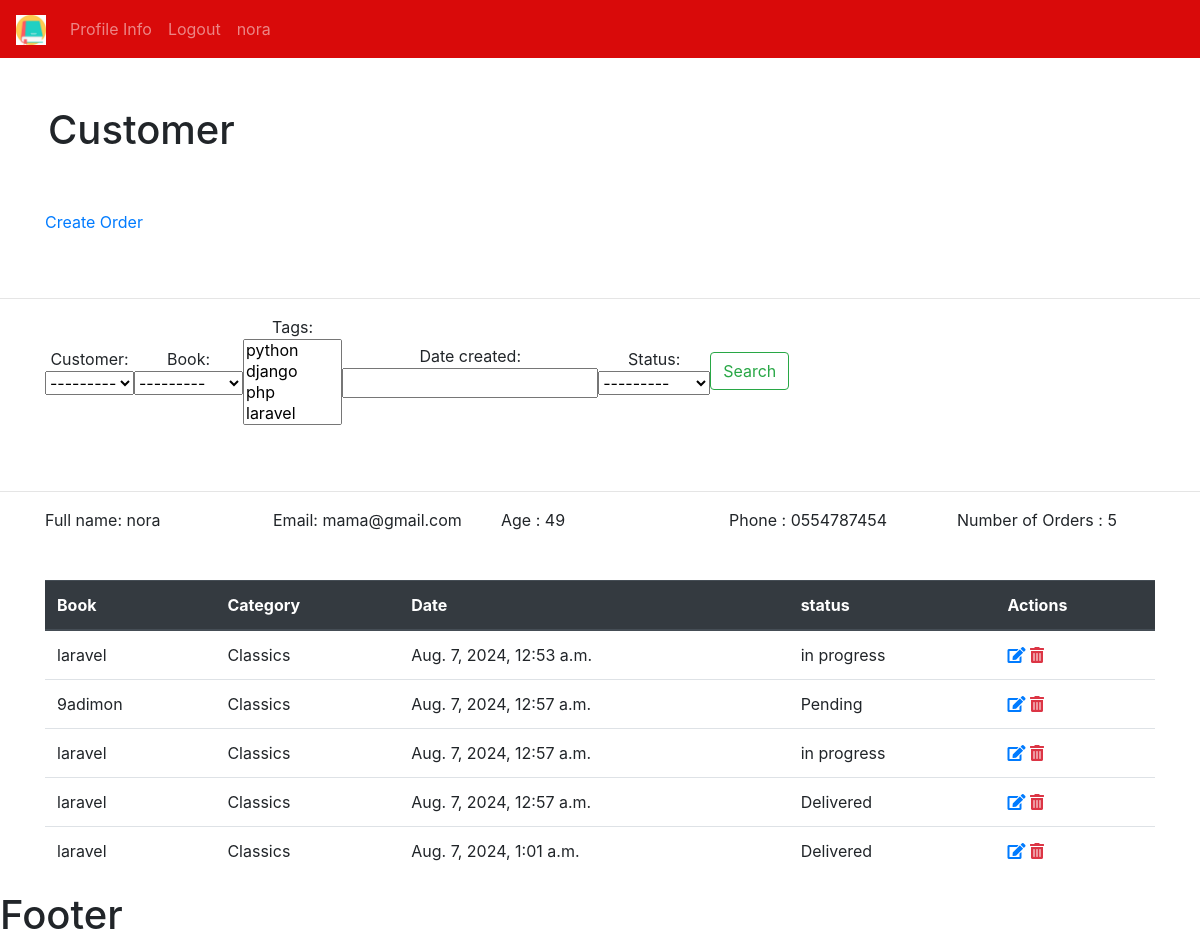
Screenshot of /customer/2/ (signed in) with the database file from the repository.
### bookstore/models.py (models this page shows, shortened)
class Customer(models.Model):
    user = models.OneToOneField(User,null=True, on_delete=models.CASCADE)
    name = models.CharField(max_length=190, null=True)
    email = models.CharField(max_length=190, null=True)
    phone = models.CharField(max_length=190, null=True)
    age = models.CharField(max_length=190, null=True)
    avatar = models.ImageField(blank=True, null=True, default="preson.png")
    date_created = models.DateTimeField(auto_now_add=True, null=True)
    def __str__(self):
        return self.name

class Order(models.Model):
    STATUS= (
        ('Pending','Pending'),
        ('Delivered','Delivered'),
        ('in progress','in progress'),
        ('out of order','out of order')
    )
    customer = models.ForeignKey(Customer, null=True, on_delete=models.SET_NULL)
    book = models.ForeignKey(Book, null=True, on_delete=models.SET_NULL)
    tags = models.ManyToManyField(Tag)
    date_created = models.DateTimeField(auto_now_add=True, null=True)
    status =  models.CharField(max_length=200, null=True,choices=STATUS)

class Book(models.Model):
    CATEGORY = ( #tuple
        ('Classics','Classics'),
        ('Comic Book','Comic Book'),
        ('Fantasy','Fantasy'),
        ('Horror','Horror')
    )
    name = models.CharField(max_length=190, null=True)
    author = models.CharField(max_length=190, null=True)
    price = models.FloatField( null=True)
    category = models.CharField(max_length=190, null=True ,choices=CATEGORY  )
    description = models.CharField(max_length=200, null=True)
    tags = models.ManyToManyField(Tag)
    date_created = models.DateTimeField(auto_now_add=True, null=True)
    def __str__(self):
         return self.name

### bookstore/views.py (the view)
# urls.py: path('customer/<int:pk>/',views.customer,name='customer'),
@login_required(login_url='login')
def customer(request,pk):
    customer = Customer.objects.get(id=pk)
    orders = customer.order_set.all()
    total_orders = orders.count()
    searchFilter = OrderFilter(request.GET , queryset=orders)
    orders = searchFilter.qs #override all order to qs : queryset
    myContext = {
        'customer': customer ,
        'orders': orders,
        'total_orders': total_orders,
        'myFilter' : searchFilter
    }
    return render(request=request , template_name='bookstore/customer.html',context=myContext)

### bookstore/models.py (called while the page is built)
    def __str__(self):
       return self.name

### bookstore/templates/bookstore/customer.html
{% extends 'bookstore/main.html'%}
{% block content %}
<h1 class="p-5">Customer</h1>
<div class="container pb-5">
  <div class="row">
    <div class="col-sm">
    <a href="{% url 'create' customer.id %}"> Create Order</a>
    </div>
  </div>
</div>
<hr>
<div class="container pb-5">
  <div class="row">
    <div class="col-sm">
    <form class="form-inline my-2 my-lg-0" method="GET">
     {{myFilter.form}}
      <button class="btn btn-outline-success my-2 my-sm-0" type="submit">Search</button>
    </form>
    </div>
  </div>
</div>
<hr>
<div class="container pb-5">
  <div class="row">
    <div class="col-sm">
    Full name:   {{customer.name}}
    </div>
    <div class="col-sm">
    Email:   {{customer.email}}
    </div>
    <div class="col-sm">
    Age :   {{customer.age}}
    </div>
    <div class="col-sm">
    Phone :   {{customer.phone}}
    </div>
      <div class="col-sm">
    Number of Orders :   {{total_orders}}
    </div>
  </div>
</div>
<div class="container">
<table class="table">
  <thead class="thead-dark">
    <tr>
      <th scope="col">Book</th>
      <th scope="col">Category</th>
      <th scope="col">Date</th>
       <th scope="col">status</th>
       <th scope="col">Actions</th>
    </tr>
  </thead>
  <tbody>
   {% for item in orders  %}
        <tr>
         <td>{{item.book}}</td>
      <td>{{item.book.category}}</td> {% comment %}//from foreign key{% endcomment %}
      <td>{{item.date_created}}</td>
      <td>{{item.status}}</td>
       <td>
       <a href="{% url 'update' item.id%}"><i class="fas fa-edit"></i></a>
       <a class="text-danger" href="{% url 'delete' item.id %}"><i class="fas fa-trash-alt"></i></a>
       </td>
       </tr>
      {% endfor %}
  </tbody>
</table>
</div>
{% endblock %}

### bookstore/templates/bookstore/navbar.html (shortened to what this page needs)
{% load static   %}
<nav class="navbar navbar-expand-lg  navbar-dark bg-primary">
  <a class="navbar-brand" href="{% url 'home' %}">
   <img src="{% static '/images/book.png'  %}" width="30" height="30" alt="" loading="lazy">
  </a>
  <div class="collapse navbar-collapse" id="navbarSupportedContent">
    <ul class="navbar-nav mr-auto">
      <li class="nav-item">
        <a class="nav-link" href="">Profile Info</a>
      </li>
      <li class="nav-item">
        <a class="nav-link" href="{% url 'logout' %}">Logout</a>
      </li>
       <li class="nav-item">
       <a class="nav-link" href="#">{{request.user}}</a>
      </li>
    </ul>
  </div>
</nav>

### myStatic/css/style.css (style rules this page uses)
.bg-primary { background-color: #d90a0a!important; }

### rows the page displays
Customer: name "nora", email "mama@gmail.com", age "49", phone "0554787454"
Order: book "laravel", book.category "Classics", date_created "Aug. 7, 2024, 12:53 a.m.", status "in progress"
Order: book "9adimon", book.category "Classics", date_created "Aug. 7, 2024, 12:57 a.m.", status "Pending"
Order: book "laravel", book.category "Classics", date_created "Aug. 7, 2024, 12:57 a.m.", status "in progress"
Order: book "laravel", book.category "Classics", date_created "Aug. 7, 2024, 12:57 a.m.", status "Delivered"
Order: book "laravel", book.category "Classics", date_created "Aug. 7, 2024, 1:01 a.m.", status "Delivered"

### other values shown
{{ request.user }} "nora"
{{ total_orders }} "5"
